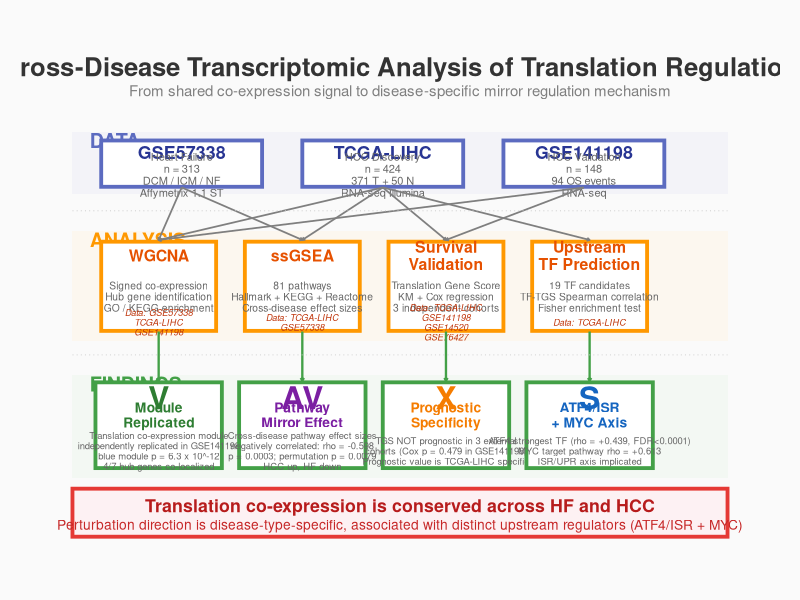

This chart was generated by the following R code:
library(ggplot2)

PROJ_DIR <- "D:/R_projects/revision_analysis"

Cdata  <- "#5C6BC0"
Cana   <- "#FF9800"
Cfind  <- "#43A047"
Cconc  <- "#E53935"

p <- ggplot()

# ===== TITLE =====
p <- p + annotate("text", x=6, y=14.2, label="Cross-Disease Transcriptomic Analysis of Translation Regulation", fontface="bold", size=6.5, color="grey20")
p <- p + annotate("text", x=6, y=13.5, label="From shared co-expression signal to disease-specific mirror regulation mechanism", size=3.8, color="grey50")

# ===== DATA ROW (y: 10.8–12.2) =====
p <- p + annotate("rect", xmin=0.3, xmax=11.7, ymin=10.5, ymax=12.3, fill="#E8EAF6", alpha=0.4, color=NA)
p <- p + annotate("text", x=0.6, y=12.05, label="DATA", fontface="bold", size=5, color=Cdata, hjust=0)

data_boxes <- data.frame(
  x1=c(0.8, 4.3, 7.8),
  x2=c(3.6, 7.1, 10.6),
  cx=c(2.2, 5.7, 9.2),
  title=c("GSE57338", "TCGA-LIHC", "GSE141198"),
  desc=c("Heart Failure\nn = 313\nDCM / ICM / NF\nAffymetrix 1.1 ST",
         "HCC Discovery\nn = 424\n371 T + 50 N\nRNA-seq Illumina",
         "HCC Validation\nn = 148\n94 OS events\nRNA-seq"),
  stringsAsFactors=FALSE
)

for(i in 1:3) {
  p <- p + annotate("rect", xmin=data_boxes$x1[i], xmax=data_boxes$x2[i],
                    ymin=10.7, ymax=12.05, fill="white", color=Cdata, linewidth=1.3)
  p <- p + annotate("text", x=data_boxes$cx[i], y=11.7,
                    label=data_boxes$title[i], fontface="bold", size=4.5, color="#283593")
  p <- p + annotate("text", x=data_boxes$cx[i], y=11.05,
                    label=data_boxes$desc[i], size=2.8, lineheight=0.9, color="grey40")
}

# ===== ANALYSIS ROW (y: 6.5–9.2) =====
p <- p + annotate("rect", xmin=0.3, xmax=11.7, ymin=6.2, ymax=9.4, fill="#FFF3E0", alpha=0.4, color=NA)
p <- p + annotate("text", x=0.6, y=9.15, label="ANALYSIS", fontface="bold", size=5, color=Cana, hjust=0)

ana <- data.frame(
  x1=c(0.8, 3.3, 5.8, 8.3),
  x2=c(2.8, 5.3, 7.8, 10.3),
  cx=c(1.8, 4.3, 6.8, 9.3),
  title=c("WGCNA", "ssGSEA", "Survival\nValidation", "Upstream\nTF Prediction"),
  desc=c("Signed co-expression\nHub gene identification\nGO / KEGG enrichment",
         "81 pathways\nHallmark + KEGG + Reactome\nCross-disease effect sizes",
         "Translation Gene Score\nKM + Cox regression\n3 independent cohorts",
         "19 TF candidates\nTF-TGS Spearman correlation\nFisher enrichment test"),
  sources=c("GSE57338\nTCGA-LIHC\nGSE141198","TCGA-LIHC\nGSE57338","TCGA-LIHC\nGSE141198\nGSE14520\nGSE76427","TCGA-LIHC"),
  stringsAsFactors=FALSE
)

for(i in 1:4) {
  p <- p + annotate("rect", xmin=ana$x1[i], xmax=ana$x2[i],
                    ymin=6.5, ymax=9.1, fill="white", color=Cana, linewidth=1.3)
  p <- p + annotate("text", x=ana$cx[i], y=8.7,
                    label=ana$title[i], fontface="bold", size=4, color="#E65100", lineheight=0.9)
  p <- p + annotate("text", x=ana$cx[i], y=7.5,
                    label=ana$desc[i], size=2.6, color="grey40", lineheight=0.9)
  p <- p + annotate("text", x=ana$cx[i], y=6.75,
                    label=paste0("Data: ", ana$sources[i]), size=2.3, color="#BF360C", lineheight=0.9, fontface="italic")
}

# ===== FINDINGS ROW (y: 2.5–5.0) =====
p <- p + annotate("rect", xmin=0.3, xmax=11.7, ymin=2.2, ymax=5.2, fill="#E8F5E9", alpha=0.4, color=NA)
p <- p + annotate("text", x=0.6, y=4.95, label="FINDINGS", fontface="bold", size=5, color=Cfind, hjust=0)

fn <- data.frame(
  cx=c(1.8, 4.3, 6.8, 9.3),
  icon=c("network", "mirror", "prognosis", "mechanism"),
  ico_label=c("Module\nReplicated","Pathway\nMirror Effect","Prognostic\nSpecificity","ATF4/ISR\n+ MYC Axis"),
  desc=c("Translation co-expression module\nindependently replicated in GSE141198\nblue module p = 6.3 x 10^-12\n4/7 hub genes co-localized",
         "Cross-disease pathway effect sizes\nnegatively correlated: rho = -0.598\np = 0.0003; permutation p = 0.0079\nHCC up, HF down",
         "TGS NOT prognostic in 3 external\ncohorts (Cox p = 0.479 in GSE141198)\nPrognostic value is TCGA-LIHC specific",
         "ATF4 strongest TF (rho = +0.439, FDR<0.0001)\nMYC target pathway rho = +0.613\nISR/UPR axis implicated"),
  symbol=c("V", "AV", "X", "S"),
  stringsAsFactors=FALSE
)

for(i in 1:4) {
  p <- p + annotate("rect", xmin=fn$cx[i]-1.1, xmax=fn$cx[i]+1.1,
                    ymin=2.5, ymax=5.0, fill="white", color=Cfind, linewidth=1.3)
  # Icon as symbol
  sym_col <- ifelse(fn$symbol[i]=="V", "#2E7D32",
             ifelse(fn$symbol[i]=="AV", "#7B1FA2",
             ifelse(fn$symbol[i]=="X", "#F57C00",
             "#1565C0")))
  p <- p + annotate("text", x=fn$cx[i], y=4.55,
                    label=fn$symbol[i], size=8, color=sym_col, fontface="bold")
  p <- p + annotate("text", x=fn$cx[i], y=4.05,
                    label=fn$ico_label[i], fontface="bold", size=3.5,
                    color=sym_col, lineheight=0.9)
  p <- p + annotate("text", x=fn$cx[i], y=3.0,
                    label=fn$desc[i], size=2.4, color="grey40", lineheight=0.9)
}

# ===== ARROWS: Data -> Analysis (explicit paths) =====
# GSE57338(cx=2.2) -> WGCNA(cx=1.8), ssGSEA(cx=4.3)
p <- p + annotate("segment", x=2.2, xend=1.8, y=10.68, yend=9.15,
                  arrow=arrow(length=unit(0.08,"cm")), color="grey50", linewidth=0.6)
p <- p + annotate("segment", x=2.2, xend=4.3, y=10.68, yend=9.15,
                  arrow=arrow(length=unit(0.08,"cm")), color="grey50", linewidth=0.6)

# TCGA-LIHC(cx=5.7) -> WGCNA(1.8), ssGSEA(4.3), Survival(6.8), TF(9.3)
p <- p + annotate("segment", x=5.7, xend=1.8, y=10.68, yend=9.15,
                  arrow=arrow(length=unit(0.08,"cm")), color="grey50", linewidth=0.6)
p <- p + annotate("segment", x=5.7, xend=4.3, y=10.68, yend=9.15,
                  arrow=arrow(length=unit(0.08,"cm")), color="grey50", linewidth=0.6)
p <- p + annotate("segment", x=5.7, xend=6.8, y=10.68, yend=9.15,
                  arrow=arrow(length=unit(0.08,"cm")), color="grey50", linewidth=0.6)
p <- p + annotate("segment", x=5.7, xend=9.3, y=10.68, yend=9.15,
                  arrow=arrow(length=unit(0.08,"cm")), color="grey50", linewidth=0.6)

# GSE141198(cx=9.2) -> WGCNA(1.8), Survival(6.8)
p <- p + annotate("segment", x=9.2, xend=1.8, y=10.68, yend=9.15,
                  arrow=arrow(length=unit(0.08,"cm")), color="grey50", linewidth=0.6)
p <- p + annotate("segment", x=9.2, xend=6.8, y=10.68, yend=9.15,
                  arrow=arrow(length=unit(0.08,"cm")), color="grey50", linewidth=0.6)

# ===== ARROWS: Analysis -> Findings =====
p <- p + annotate("segment", x=1.8, xend=1.8, y=6.48, yend=5.05,
                  arrow=arrow(length=unit(0.08,"cm")), color=Cfind, linewidth=0.8)
p <- p + annotate("segment", x=4.3, xend=4.3, y=6.48, yend=5.05,
                  arrow=arrow(length=unit(0.08,"cm")), color=Cfind, linewidth=0.8)
p <- p + annotate("segment", x=6.8, xend=6.8, y=6.48, yend=5.05,
                  arrow=arrow(length=unit(0.08,"cm")), color=Cfind, linewidth=0.8)
p <- p + annotate("segment", x=9.3, xend=9.3, y=6.48, yend=5.05,
                  arrow=arrow(length=unit(0.08,"cm")), color=Cfind, linewidth=0.8)

# ===== Divider lines between rows =====
p <- p + annotate("segment", x=0.3, xend=11.7, y=10.0, yend=10.0, linetype="dotted", color="grey80", linewidth=0.3)
p <- p + annotate("segment", x=0.3, xend=11.7, y=5.8, yend=5.8, linetype="dotted", color="grey80", linewidth=0.3)

# ===== CONCLUSION BANNER =====
p <- p + annotate("rect", xmin=0.3, xmax=11.7, ymin=0.5, ymax=1.9, fill="#FFEBEE", alpha=0.6, color=Cconc, linewidth=1.3)
p <- p + annotate("text", x=6, y=1.4, label="Translation co-expression is conserved across HF and HCC", fontface="bold", size=4.5, color="#B71C1C")
p <- p + annotate("text", x=6, y=0.85, label="Perturbation direction is disease-type-specific, associated with distinct upstream regulators (ATF4/ISR + MYC)", size=3.5, color="#C62828")

# ===== Layout =====
p <- p + coord_cartesian(xlim=c(0,12), ylim=c(0,14.8))
p <- p + theme_void()
p <- p + theme(plot.background=element_rect(fill="#FAFAFA", color=NA), plot.margin=margin(15,15,15,15))

ggsave(file.path(PROJ_DIR, "figures", "Figure1_Study_Design.png"), p, width=16, height=12, dpi=300)
cat("Figure 1 v3 saved\n")
